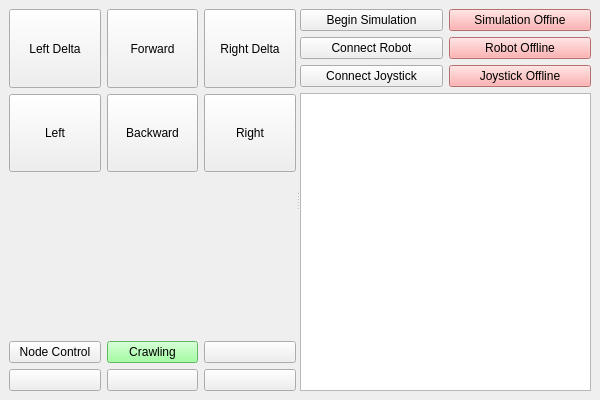
<?xml version="1.0" encoding="UTF-8"?>
<ui version="4.0">
 <class>Control</class>
 <widget class="QMainWindow" name="Control">
  <property name="geometry">
   <rect>
    <x>0</x>
    <y>0</y>
    <width>600</width>
    <height>400</height>
   </rect>
  </property>
  <property name="windowTitle">
   <string>Control</string>
  </property>
  <widget class="QWidget" name="centralwidget">
   <layout class="QVBoxLayout" name="verticalLayout_2">
    <item>
     <widget class="QSplitter" name="Full_Splitter">
      <property name="orientation">
       <enum>Qt::Orientation::Horizontal</enum>
      </property>
      <widget class="QWidget" name="verticalLayoutWidget_2">
       <layout class="QVBoxLayout" name="L1">
        <property name="bottomMargin">
         <number>0</number>
        </property>
        <item>
         <layout class="QGridLayout" name="L11">
          <item row="1" column="0">
           <widget class="QPushButton" name="left">
            <property name="sizePolicy">
             <sizepolicy hsizetype="Minimum" vsizetype="Expanding">
              <horstretch>0</horstretch>
              <verstretch>0</verstretch>
             </sizepolicy>
            </property>
            <property name="text">
             <string>Left</string>
            </property>
           </widget>
          </item>
          <item row="0" column="2">
           <widget class="QPushButton" name="del_right">
            <property name="sizePolicy">
             <sizepolicy hsizetype="Minimum" vsizetype="Expanding">
              <horstretch>0</horstretch>
              <verstretch>0</verstretch>
             </sizepolicy>
            </property>
            <property name="text">
             <string>Right Delta</string>
            </property>
           </widget>
          </item>
          <item row="1" column="2">
           <widget class="QPushButton" name="right">
            <property name="sizePolicy">
             <sizepolicy hsizetype="Minimum" vsizetype="Expanding">
              <horstretch>0</horstretch>
              <verstretch>0</verstretch>
             </sizepolicy>
            </property>
            <property name="text">
             <string>Right</string>
            </property>
           </widget>
          </item>
          <item row="0" column="0">
           <widget class="QPushButton" name="del_left">
            <property name="sizePolicy">
             <sizepolicy hsizetype="Minimum" vsizetype="Expanding">
              <horstretch>0</horstretch>
              <verstretch>0</verstretch>
             </sizepolicy>
            </property>
            <property name="text">
             <string>Left Delta</string>
            </property>
           </widget>
          </item>
          <item row="1" column="1">
           <widget class="QPushButton" name="backward">
            <property name="sizePolicy">
             <sizepolicy hsizetype="Minimum" vsizetype="Expanding">
              <horstretch>0</horstretch>
              <verstretch>0</verstretch>
             </sizepolicy>
            </property>
            <property name="text">
             <string>Backward</string>
            </property>
           </widget>
          </item>
          <item row="0" column="1">
           <widget class="QPushButton" name="forward">
            <property name="sizePolicy">
             <sizepolicy hsizetype="Minimum" vsizetype="Expanding">
              <horstretch>0</horstretch>
              <verstretch>0</verstretch>
             </sizepolicy>
            </property>
            <property name="text">
             <string>Forward</string>
            </property>
           </widget>
          </item>
         </layout>
        </item>
        <item>
         <spacer name="L12">
          <property name="orientation">
           <enum>Qt::Orientation::Vertical</enum>
          </property>
          <property name="sizeHint" stdset="0">
           <size>
            <width>20</width>
            <height>40</height>
           </size>
          </property>
         </spacer>
        </item>
        <item>
         <layout class="QGridLayout" name="L13">
          <item row="1" column="0">
           <widget class="QPushButton" name="pushButton_10">
            <property name="text">
             <string/>
            </property>
           </widget>
          </item>
          <item row="0" column="1">
           <widget class="QPushButton" name="crawling">
            <property name="styleSheet">
             <string notr="true">background-color: rgb(135, 255, 135);
color: rgb(0, 0, 0);</string>
            </property>
            <property name="text">
             <string>Crawling</string>
            </property>
           </widget>
          </item>
          <item row="0" column="2">
           <widget class="QPushButton" name="pushButton_9">
            <property name="text">
             <string/>
            </property>
           </widget>
          </item>
          <item row="0" column="0">
           <widget class="QPushButton" name="node_control">
            <property name="text">
             <string>Node Control</string>
            </property>
           </widget>
          </item>
          <item row="1" column="1">
           <widget class="QPushButton" name="pushButton_11">
            <property name="text">
             <string/>
            </property>
           </widget>
          </item>
          <item row="1" column="2">
           <widget class="QPushButton" name="pushButton_12">
            <property name="text">
             <string/>
            </property>
           </widget>
          </item>
         </layout>
        </item>
       </layout>
      </widget>
      <widget class="QWidget" name="verticalLayoutWidget">
       <layout class="QVBoxLayout" name="L2">
        <item>
         <layout class="QGridLayout" name="L21">
          <property name="topMargin">
           <number>0</number>
          </property>
          <item row="1" column="0">
           <widget class="QPushButton" name="bot_toggle">
            <property name="text">
             <string>Connect Robot</string>
            </property>
           </widget>
          </item>
          <item row="1" column="1">
           <widget class="QPushButton" name="bot_label">
            <property name="styleSheet">
             <string notr="true">background-color: rgb(255, 155, 155);
color: rgb(0, 0, 0);</string>
            </property>
            <property name="text">
             <string>Robot Offline</string>
            </property>
           </widget>
          </item>
          <item row="2" column="0">
           <widget class="QPushButton" name="js_toggle">
            <property name="text">
             <string>Connect Joystick</string>
            </property>
           </widget>
          </item>
          <item row="2" column="1">
           <widget class="QPushButton" name="js_label">
            <property name="styleSheet">
             <string notr="true">background-color: rgb(255, 155, 155);
color: rgb(0, 0, 0);</string>
            </property>
            <property name="text">
             <string>Joystick Offline</string>
            </property>
           </widget>
          </item>
          <item row="0" column="0">
           <widget class="QPushButton" name="sim_toggle">
            <property name="text">
             <string>Begin Simulation</string>
            </property>
           </widget>
          </item>
          <item row="0" column="1">
           <widget class="QPushButton" name="sim_label">
            <property name="styleSheet">
             <string notr="true">background-color: rgb(255, 155, 155);
color: rgb(0, 0, 0);</string>
            </property>
            <property name="text">
             <string>Simulation Offine</string>
            </property>
           </widget>
          </item>
         </layout>
        </item>
        <item>
         <widget class="QPlainTextEdit" name="term">
          <property name="enabled">
           <bool>true</bool>
          </property>
          <property name="readOnly">
           <bool>true</bool>
          </property>
         </widget>
        </item>
       </layout>
      </widget>
     </widget>
    </item>
   </layout>
  </widget>
 </widget>
 <resources/>
 <connections/>
</ui>
